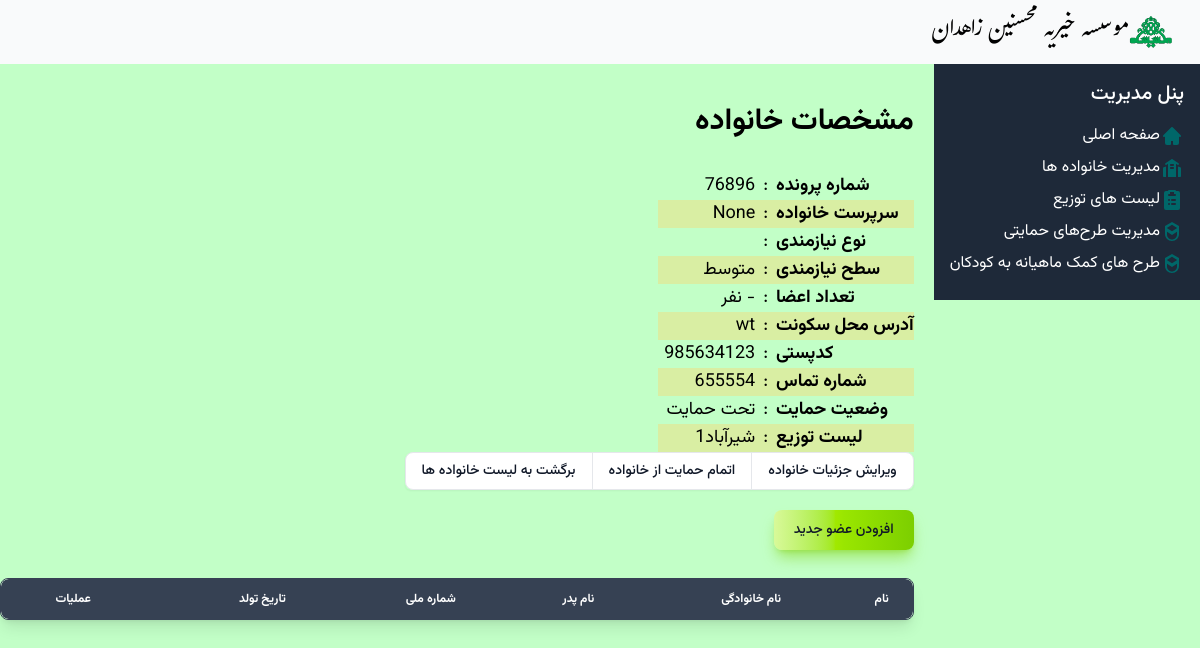
Page /families/3/ on the earlier database version.
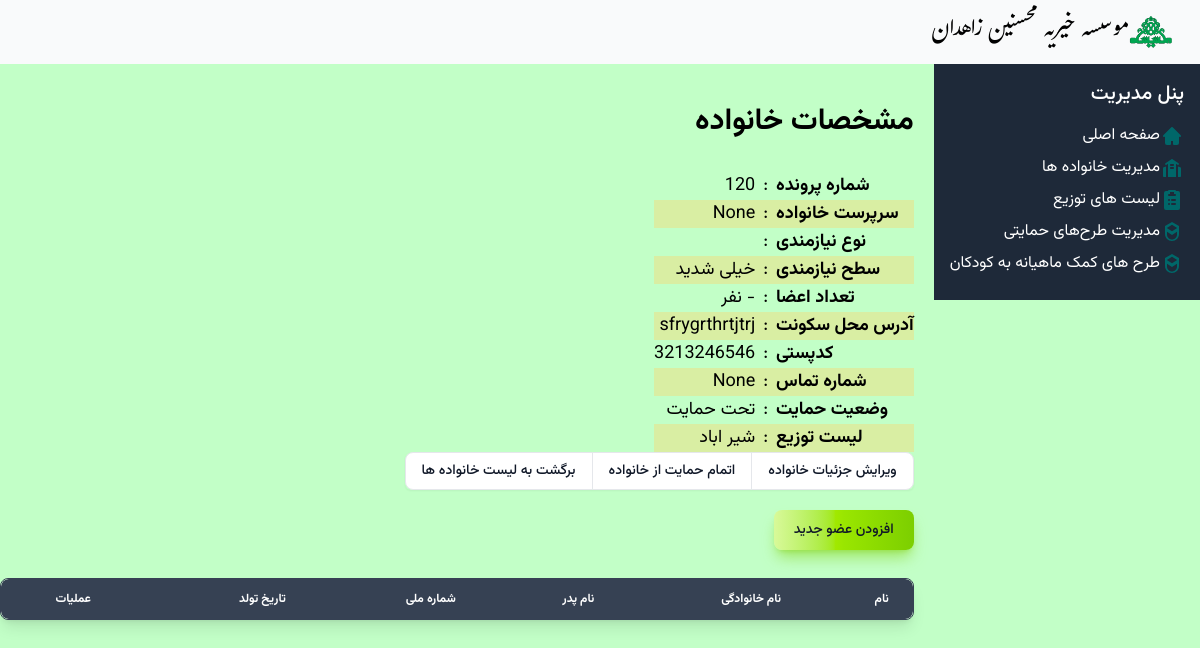
Same page on the later database version.
### Mohsenin/models.py (models this page shows, shortened)
class Family(models.Model):
    doc_code = models.IntegerField('شماره پرونده')
    need_level = models.IntegerField('سطح نیاز', default=1, choices=NEED_LEVEL_CHOICE)
    family_type = models.ForeignKey(Family_Type, verbose_name='نوع نیازمندی', on_delete=models.SET_NULL, null=True, blank=True)
    guardian = models.ForeignKey('Person', verbose_name='سرپرست خانوار', on_delete=models.SET_NULL, related_name='guardianship', null=True)
    address = models.CharField('آدرس',max_length=255)
    contact_number = models.CharField('شماره تماس',max_length=15, blank=True, null=True)
    postal_code = models.CharField('کدپستی',max_length=10, blank=True, null= True)
    distlist = models.ForeignKey(Dist, verbose_name='لیست توزیع',on_delete=models.SET_NULL, null=True, related_name='families')
    is_active = models.BooleanField('تحت پوشش',default=True, choices=SUPPORTING_CHOICE)

class Dist(models.Model):
    name = models.CharField('نام لیست توزیع', max_length=100, unique=True)
    note = models.TextField('توضیحات', default="")
    def __str__(self):
        return self.name

### Mohsenin/Views/familyviews.py (the view)
# urls.py: path('families/<int:pk>/', familyviews.FamilyDetailView.as_view(), name='family_detail'),
class FamilyDetailView(View):
    template_name = 'Family/family_detail.html'
    def get(self, request, pk):
        family = get_object_or_404(Family, pk=pk)
        context = {
            'family': family,
            'members': family.members.all()  # Access the members directly from the family instance
        }
        return render(request, self.template_name, context)

### Mohsenin/templates/Family/family_detail.html (shortened to what the changed rows need)
{% extends 'base.html' %}
{% block content %}
  <div class="rtl">
    <h2 class="vazir-bold pt-10 pb-8 text-3xl">مشخصات خانواده</h2>
    <table class="w-full max-w-2xl text-right vazir-normal text-lg">
      <tbody>
          <tr>
              <td class="text-left vazir-bold" style="max-width: 200px; white-space: nowrap;">
                شماره پرونده
              </td>
              <td class="text-center px-2" style="width: 20px;">
                  :
              </td>
              <td class="text-right" style="width: 800px; white-space: nowrap;">
                {{ family.doc_code }}
              </td>
          </tr>
          <tr>
            <td class="text-left  vazir-bold" style="max-width: 200px; white-space: nowrap;">
              سرپرست خانواده
            </td>
            <td class="text-center" style="width: 20px;">
                :
            </td>
            <td class="text-right" style="width: 800px;  white-space: nowrap;">
              {{ family.guardian }}
            </td>
          </tr>
          <tr>
            <td class="text-left vazir-bold" style="max-width: 200px; white-space: nowrap;">
              <p><storng>سطح نیازمندی</strong></p>
            </td>
            <td class="text-center" style="width: 20px;">
                :
            </td>
            <td class="text-right" style="width: 800px; white-space: nowrap;">
              {{ family.get_need_level_display }}
            </td>
          </tr>
          <tr>
            <td class="text-left vazir-bold" style="max-width: 200px; white-space: nowrap;">
              <p><storng>آدرس محل سکونت</strong></p>
            </td>
            <td class="text-center" style="width: 20px;">
                :
            </td>
            <td class="text-right" style="width: 800px; white-space: nowrap;">
              {{ family.address }}
            </td>
          </tr>
          <tr>
            <td class="text-left vazir-bold" style="max-width: 200px; white-space: nowrap;">
              <p><storng>کدپستی</strong></p>
            </td>
            <td class="text-center" style="width: 20px;">
                :
            </td>
            <td class="text-right" style="width: 800px; white-space: nowrap;">
              {{ family.postal_code }}
            </td>
          </tr>
          <tr>
            <td class="text-left vazir-bold" style="max-width: 200px; white-space: nowrap;">
              <p><storng>شماره تماس</strong></p>
            </td>
            <td class="text-center" style="width: 20px;">
                :
            </td>
            <td class="text-right" style="width: 800px; white-space: nowrap;">
              {{ family.contact_number }}
            </td>
          </tr>
          <tr>
            <td class="text-left vazir-bold" style="max-width: 200px; white-space: nowrap;">
              <p><storng>وضعیت حمایت</strong></p>
            </td>
            <td class="text-center" style="width: 20px;">
                :
            </td>
            <td class="text-right" style="width: 800px; white-space: nowrap;">
              {{ family.get_is_active_display }}
            </td>
          </tr>
          <tr>
            <td class="text-left vazir-bold" style="max-width: 200px; white-space: nowrap;">
              لیست توزیع
            </td>
            <td class="text-center" style="width: 20px;">
                :
            </td>
            <td class="text-right" style="width: 800px; white-space: nowrap;">
              {{ family.distlist }}
            </td>
          </tr>
      </tbody>
  </table>
   <div class="relative overflow-x-auto shadow-lg sm:rounded-lg border border-gray-700">
      <table class="w-full text-sm rtl:text-right text-gray-700 bg-white rounded-lg overflow-hidden">
          <thead class="text-xs text-gray-700 uppercase bg-gray-700 text-white">
              <tr class="vazir-semibold">
                  <th class="px-6 py-3 text-end">نام</th>
                  <th class="px-6 py-3 text-right">نام خانوادگی</th>
                  <th class="px-6 py-3 text-right">نام پدر</th>
                  <th class="px-6 py-3 text-right">شماره ملی</th>
                  <th class="px-6 py-3 text-right">تاریخ تولد</th>
                  <th class="px-6 py-3 text-center no-print">عملیات</th>
              </tr>
          </thead>
      </table>
    </div>
  </div>
{% endblock %}

Differences in the rows shown:
changed Family "None": doc_code "76896" → "120"; need_level "متوسط" → "خیلی شدید"; address "wt" → "sfrygrthrtjtrj"; postal_code "985634123" → "3213246546"; contact_number "655554" → "None"; distlist "شیرآباد1" → "شیر اباد"
